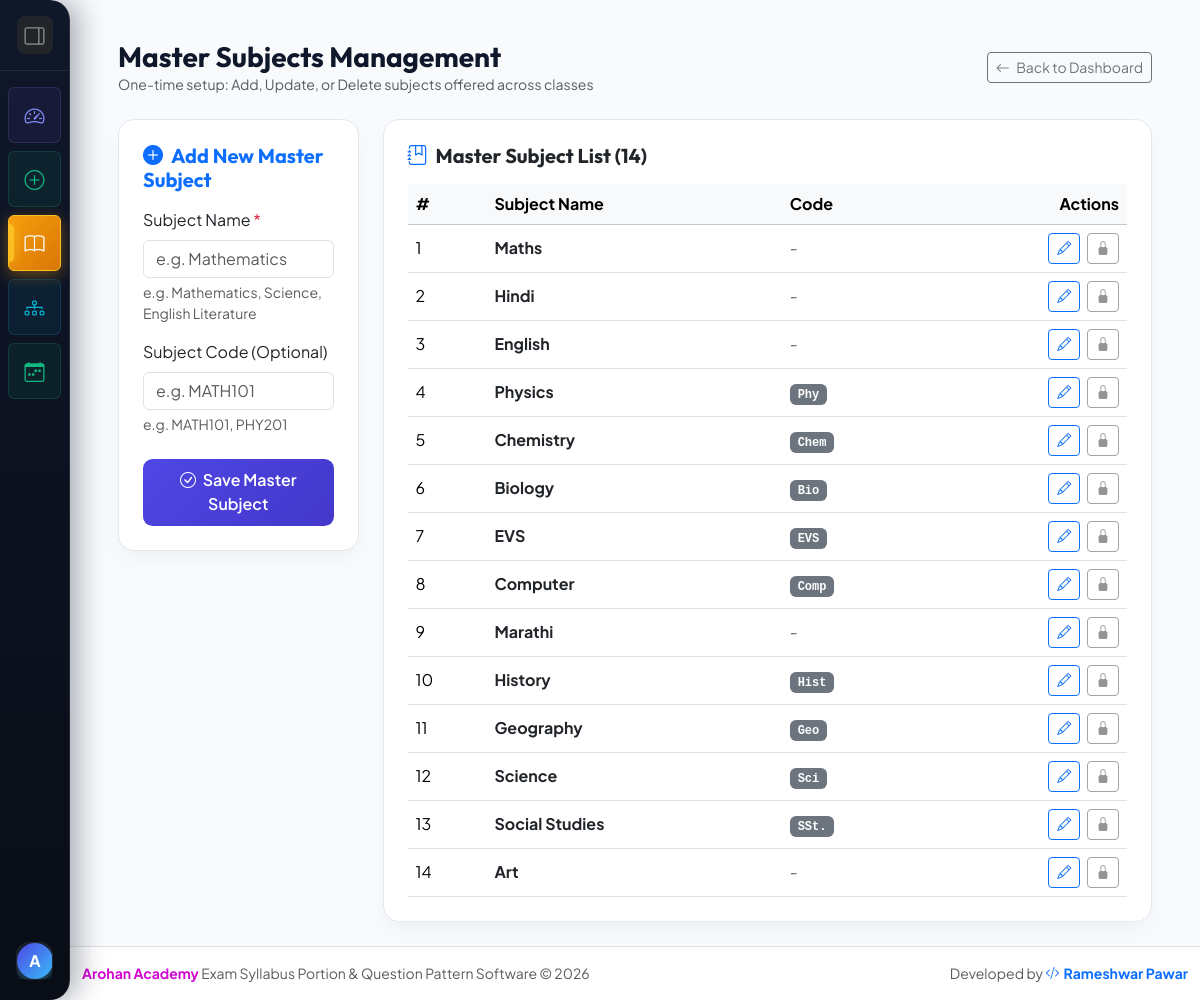
/subjects/ (signed in), run on the app's committed database.
### core/models.py (models this page shows, shortened)
class MasterSubject(models.Model):
    name = models.CharField(max_length=150, unique=True, help_text="e.g. Mathematics, Science, English")
    code = models.CharField(max_length=50, blank=True, help_text="e.g. MATH101")
    created_at = models.DateTimeField(auto_now_add=True)
    class Meta:
        ordering = ['name']

### core/views.py (the view)
# urls.py: path('subjects/', views.manage_subjects, name='manage_subjects'),
@login_required
def manage_subjects(request):
    edit_subject_id = request.GET.get('edit')
    edit_instance = get_object_or_404(MasterSubject, id=edit_subject_id) if edit_subject_id else None
    if request.method == 'POST':
        form = MasterSubjectForm(request.POST, instance=edit_instance)
        if form.is_valid():
            subject = form.save()
            messages.success(request, f"Subject '{subject.name}' saved successfully!")
            return redirect('manage_subjects')
    else:
        form = MasterSubjectForm(instance=edit_instance)
    subjects = list(MasterSubject.objects.annotate(direct_cnt=Count('submissions')))
    unlinked_counts = {
        row['lname']: row['cnt']
        for row in PortionSubmission.objects
        .filter(master_subject__isnull=True)
        .annotate(lname=Lower('subject_name'))
        .values('lname')
        .annotate(cnt=Count('id'))
    }
    for subj in subjects:
        subj.linked_count = subj.direct_cnt + unlinked_counts.get(subj.name.lower(), 0)
    return render(request, 'core/manage_subjects.html', {
        'subjects': subjects,
        'form': form,
        'edit_instance': edit_instance,
    })

### core/forms.py
class MasterSubjectForm(forms.ModelForm):
    class Meta:
        model = MasterSubject
        fields = ['name', 'code']
        widgets = {
            'name': forms.TextInput(attrs={'class': 'form-control', 'placeholder': 'e.g. Mathematics'}),
            'code': forms.TextInput(attrs={'class': 'form-control', 'placeholder': 'e.g. MATH101'}),
        }

### templates/core/manage_subjects.html (shortened to what this page needs)
{% extends 'base.html' %}
{% block content %}
<div class="container-fluid px-lg-4 px-xl-5">
    <div class="d-flex justify-content-between align-items-center mb-4">
        <div>
            <h3 class="fw-bold mb-0">Master Subjects Management</h3>
            <p class="text-muted small mb-0">One-time setup: Add, Update, or Delete subjects offered across classes</p>
        </div>
        <a href="{% url 'principal_dashboard' %}" class="btn btn-outline-secondary btn-sm">
            <i class="bi bi-arrow-left me-1"></i> Back to Dashboard
        </a>
    </div>
    <div class="row g-4">
        <div class="col-lg-4 col-xl-3">
            <div class="card glass-card p-4">
                <h5 class="fw-bold mb-3 text-primary">
                    {% if edit_instance %}
                        <i class="bi bi-pencil-square me-2"></i>Update Master Subject
                    {% else %}
                        <i class="bi bi-plus-circle-fill me-2"></i>Add New Master Subject
                    {% endif %}
                </h5>
                <form method="post">
                    <div class="mb-3">
                        <label class="form-label font-semibold">Subject Name <span class="text-danger">*</span></label>
                        {{ form.name }}
                        <div class="form-text">e.g. Mathematics, Science, English Literature</div>
                    </div>
                    <div class="mb-4">
                        <label class="form-label font-semibold">Subject Code (Optional)</label>
                        {{ form.code }}
                        <div class="form-text">e.g. MATH101, PHY201</div>
                    </div>
                    <div class="d-flex gap-2">
                        <button type="submit" class="btn btn-primary-custom flex-grow-1">
                            <i class="bi bi-check-circle me-1"></i> {% if edit_instance %}Update Subject{% else %}Save Master Subject{% endif %}
                        </button>
                    </div>
                </form>
            </div>
        </div>
        <div class="col-lg-8 col-xl-9">
            <div class="card glass-card p-4">
                <h5 class="fw-bold mb-3"><i class="bi bi-journal-bookmark text-primary me-2"></i>Master Subject List ({{ subjects|length }})</h5>
                <div class="table-responsive">
                    <table class="table table-hover align-middle mb-0">
                        <thead class="table-light">
                            <tr>
                                <th>#</th>
                                <th>Subject Name</th>
                                <th>Code</th>
                                <th class="text-end">Actions</th>
                            </tr>
                        </thead>
                        <tbody>
                            {% for subj in subjects %}
                            <tr {% if edit_instance and edit_instance.id == subj.id %}class="table-primary"{% endif %}>
                                <td>{{ forloop.counter }}</td>
                                <td>
                                    <strong class="text-dark">{{ subj.name }}</strong>
                                </td>
                                <td>
                                    {% if subj.code %}<span class="badge bg-secondary font-monospace">{{ subj.code }}</span>{% else %}<span class="text-muted">-</span>{% endif %}
                                </td>
                                <td class="text-end">
                                    <a href="?edit={{ subj.id }}" class="btn btn-outline-primary btn-sm me-1" title="Edit">
                                        <i class="bi bi-pencil"></i>
                                    </a>
                                    {% if subj.linked_count > 0 %}
                                        <button type="button" class="btn btn-outline-secondary btn-sm" disabled title="Cannot delete: {{ subj.linked_count }} portion record(s) exist for this subject in exams">
                                            <i class="bi bi-lock-fill text-muted"></i>
                                        </button>
                                    {% endif %}
                                </td>
                            </tr>
                            {% empty %}
                            <tr>
                                <td colspan="4" class="text-center py-4 text-muted">
                                    No master subjects added yet. Create your first subject on the left!
                                </td>
                            </tr>
                            {% endfor %}
                        </tbody>
                    </table>
                </div>
            </div>
        </div>
    </div>
</div>
{% endblock %}

### templates/base.html (shortened to what this page needs)
{% load static %}
<!DOCTYPE html>
<html lang="en">
<head>
    <link href="https://cdn.jsdelivr.net/npm/bootstrap@5.3.2/dist/css/bootstrap.min.css" rel="stylesheet">
    <link href="https://cdn.jsdelivr.net/npm/bootstrap-icons@1.11.1/font/bootstrap-icons.css" rel="stylesheet">
    <link href="{% static 'css/style.css' %}" rel="stylesheet">
</head>
<body class="{% block body_class %}{% if user.is_authenticated %}has-sidebar sidebar-collapsed{% endif %}{% endblock %}">
    {% block navbar %}
    {% if user.is_authenticated %}
    <aside class="sidebar-pro collapsed no-print" id="mainSidebar">
        <div class="sidebar-header d-flex align-items-center justify-content-between px-3 py-3">
            <button type="button" class="btn btn-sm btn-dark sidebar-toggle-btn border-0 text-white-50 p-1.5" onclick="toggleSidebar()" title="Toggle Sidebar Navigation">
                <i class="bi bi-layout-sidebar-reverse fs-5" id="sidebarToggleIcon"></i>
            </button>
        </div>
        <div class="sidebar-menu py-3 flex-grow-1">
            <ul class="nav nav-pills flex-column px-2 gap-2">
                <li class="nav-item">
                    <a class="nav-link sidebar-link sidebar-item-dashboard d-flex align-items-center " href="{% url 'principal_dashboard' %}" title="Principal Dashboard">
                        <i class="bi bi-speedometer2 me-3 fs-5 nav-icon"></i>
                    </a>
                </li>
                <li class="nav-item">
                    <a class="nav-link sidebar-link sidebar-item-exam d-flex align-items-center {% if request.resolver_match.url_name == 'create_exam' %}active{% endif %}" href="{% url 'create_exam' %}" title="Create New Exam">
                        <i class="bi bi-plus-circle me-3 fs-5 nav-icon"></i>
                    </a>
                </li>
                <li class="nav-item">
                    <a class="nav-link sidebar-link sidebar-item-subjects d-flex align-items-center {% if request.resolver_match.url_name == 'manage_subjects' %}active{% endif %}" href="{% url 'manage_subjects' %}" title="Manage Master Subjects">
                        <i class="bi bi-book me-3 fs-5 nav-icon"></i>
                    </a>
                </li>
                <li class="nav-item">
                    <a class="nav-link sidebar-link sidebar-item-divisions d-flex align-items-center " href="{% url 'manage_divisions' %}" title="Manage Master Divisions">
                        <i class="bi bi-diagram-3 me-3 fs-5 nav-icon"></i>
                    </a>
                </li>
                <li class="nav-item">
                    <a class="nav-link sidebar-link sidebar-item-exam d-flex align-items-center {% if 'timetable' in request.resolver_match.url_name %}active{% endif %}" href="{% url 'manage_timetables' %}" title="Manage Exam Timetables">
                        <i class="bi bi-calendar-week me-3 fs-5 nav-icon"></i>
                    </a>
                </li>
            </ul>
        </div>
        <div class="sidebar-footer p-2 m-2 border-0">
            <div class="sidebar-user-card p-2.5 d-flex align-items-center justify-content-between">
                <div class="d-flex align-items-center overflow-hidden">
                    <div class="user-avatar text-white rounded-circle d-flex align-items-center justify-content-center me-2 fw-bold" style="width: 36px; height: 36px; min-width: 36px; background: linear-gradient(135deg, #4f46e5 0%, #38bdf8 100%); box-shadow: 0 4px 10px rgba(56, 189, 248, 0.3);">
                        {{ user.username|slice:":1"|upper }}
                    </div>
                </div>
            </div>
        </div>
    </aside>
    {% endif %}
    {% endblock navbar %}
    <main class="flex-grow-1 py-4">
        {% block content %}{% endblock %}
    </main>
    <footer class="bg-white border-top py-3 mt-auto no-print text-center text-muted small">
        <div class="container d-flex flex-column flex-sm-row justify-content-between align-items-center gap-2">
            <div>
                <span><b style="color: #d106d1;">Arohan Academy</b> Exam Syllabus Portion & Question Pattern Software &copy; {% now "Y" %}</span>
            </div>
            <div>
                <span>Developed by <a href="https://prameshwar4378.github.io/My_Portfolio/" target="_blank" rel="noopener noreferrer" class="fw-bold text-decoration-none text-primary"><i class="bi bi-code-slash me-1"></i>Rameshwar Pawar</a></span>
            </div>
        </div>
    </footer>
</body>
</html>

### data on the page
MasterSubject: name "Maths"
MasterSubject: name "Hindi"
MasterSubject: name "English"
MasterSubject: name "Physics", code "Phy"
MasterSubject: name "Chemistry", code "Chem"
MasterSubject: name "Biology", code "Bio"
MasterSubject: name "EVS", code "EVS"
MasterSubject: name "Computer", code "Comp"
MasterSubject: name "Marathi"
MasterSubject: name "History", code "Hist"
MasterSubject: name "Geography", code "Geo"
MasterSubject: name "Science", code "Sci"
MasterSubject: name "Social Studies", code "SSt."
MasterSubject: name "Art"

### other printed values
{{ user.username|slice:":1"|upper }} "A"
{{ subjects|length }} "14"
